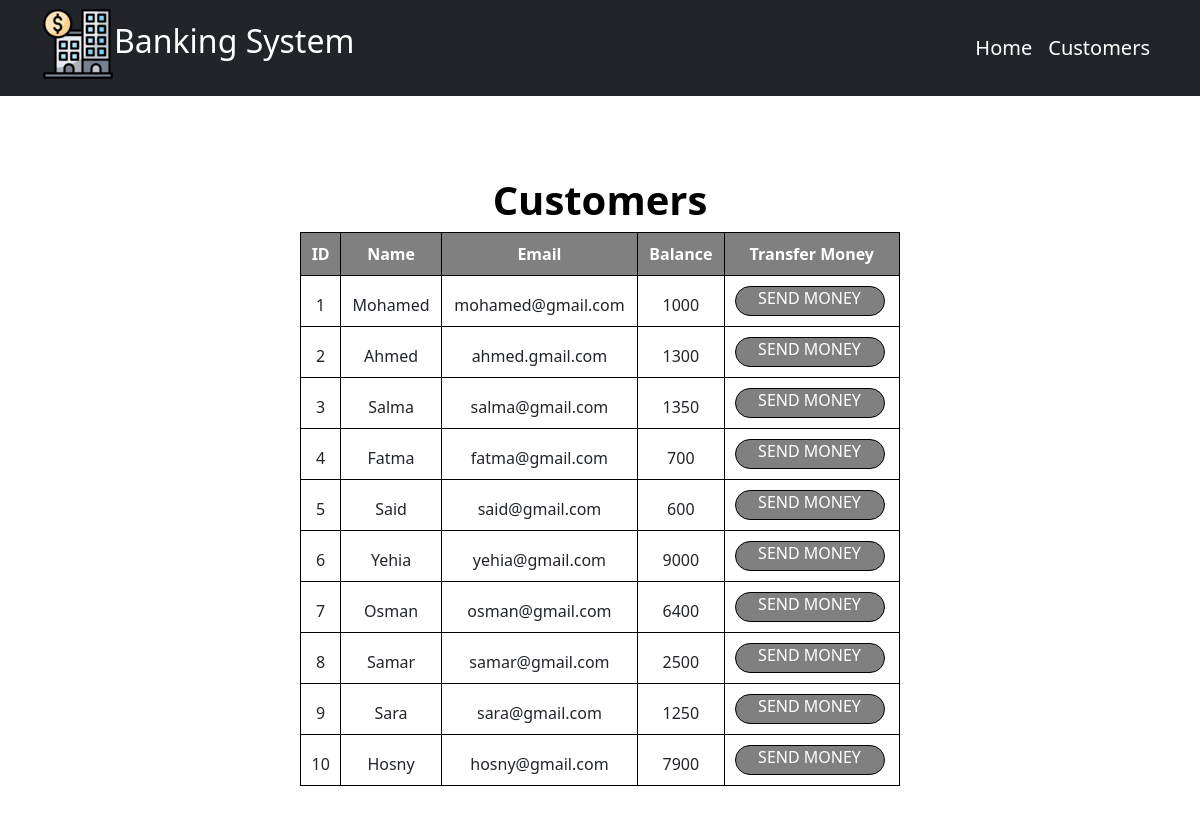
The page /customers.php on the database its author committed.
### tables this page shows
CREATE TABLE IF NOT EXISTS `customers` (
  `id` int(11) DEFAULT NULL,
  `name` varchar(255) DEFAULT NULL,
  `email` varchar(255) DEFAULT NULL,
  `balance` int(11) DEFAULT NULL
);

### customers.php (the view, shortened to what this page needs)
<?php include "includes/header.php" ?>
    <body>
        <h1 style="color: black;">Customers</h1>
        <table>
            <tr>
                <th>ID</th>
                <th>Name</th>
                <th>Email</th>
                <th>Balance</th>
                <th>Transfer Money</th>
            </tr>
            <?php
                $sql = "SELECT * FROM customers";
                $result = $conn->query($sql);
                while($row = $result->fetch_assoc()){
                    echo "<tr>
                            <td>" . $row["id"] . "</td>
                            <td>" . $row["name"] . "</td>
                            <td>" . $row["email"] . "</td>
                            <td>" . $row["balance"] . "</td>
                            <td><div class = 'send'><a href = 'send_money.php?id=".$row["id"]."'>SEND MONEY</a></div></td>
                        </tr>";
                }
            ?>
        </table>
    </body>
</html>

### includes/navbar.php (shortened to what this page needs)
<nav class="navbar navbar-expand-lg navbar-dark bg-dark">
  <div class="container">
    <h2><img src="layout/images/bank.png">Banking System</h2>
    <div class="collapse navbar-collapse" id="navbarSupportedContent">
        <ul class="navbar-nav ms-auto mb-2 mb-lg-0">
        <li class="nav-item">
          <a class="nav-link" aria-current="page" href="home.php">Home</a>
        </li>
        <li class="nav-item">
            <a class="nav-link" aria-current="page" href="customers.php">Customers</a>
        </li>
      </ul>
    </div>
  </div>
</nav>

### includes/header.php (shortened to what this page needs)
<?php include "includes/navbar.php" ?>
<!DOCTYPE html>
<html>
        <link rel="stylesheet" href="layout/css/bootstrap.min.css">
        <link rel="stylesheet" href="layout/css/fontawesome.min.css">
        <link rel="stylesheet" href="layout/css/backend.css">

### layout/css/backend.css (style rules this page uses)
h2 { color: white; }
.navbar-dark .navbar-nav .nav-link { font-size: 20px; color: white; }
h1, p { text-align: center; padding-top: 80px; color: white; font-weight: bold; }
a { text-decoration: none; color: black; }
table, th, td { border: 1px black solid; }
table { border-collapse: collapse; border-spacing: 10px 10px; width: 50%; margin-left: 25%; margin-bottom: 5%; }
th { height: 30px; text-align: center; background-color: gray; color: white; }
th, td { padding: 10px; }
td { text-align: center; height: 40px; vertical-align: bottom; }
.send { border: 1px solid black; border-radius: 50px; width: 150px; height: 30px; background-color: gray; }
.send a { color: white; }

### rows shown on the page
customers: id "1", name "Mohamed", email "mohamed@gmail.com", balance "1000"
customers: id "2", name "Ahmed", email "ahmed.gmail.com", balance "1300"
customers: id "3", name "Salma", email "salma@gmail.com", balance "1350"
customers: id "4", name "Fatma", email "fatma@gmail.com", balance "700"
customers: id "5", name "Said", email "said@gmail.com", balance "600"
customers: id "6", name "Yehia", email "yehia@gmail.com", balance "9000"
customers: id "7", name "Osman", email "osman@gmail.com", balance "6400"
customers: id "8", name "Samar", email "samar@gmail.com", balance "2500"
customers: id "9", name "Sara", email "sara@gmail.com", balance "1250"
customers: id "10", name "Hosny", email "hosny@gmail.com", balance "7900"
